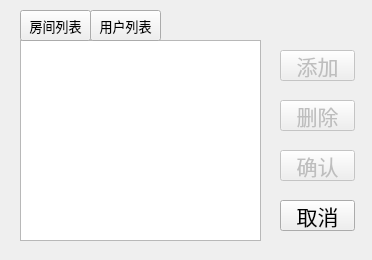
<?xml version="1.0" encoding="UTF-8"?>
<ui version="4.0">
 <class>UserAndRoomMgrDlg</class>
 <widget class="QDialog" name="UserAndRoomMgrDlg">
  <property name="geometry">
   <rect>
    <x>0</x>
    <y>0</y>
    <width>372</width>
    <height>260</height>
   </rect>
  </property>
  <property name="font">
   <font>
    <family>幼圆</family>
    <pointsize>16</pointsize>
   </font>
  </property>
  <property name="windowTitle">
   <string>设置</string>
  </property>
  <property name="windowIcon">
   <iconset resource="res/navigationbar.qrc">
    <normaloff>:/navigationbar/设置.png</normaloff>:/navigationbar/设置.png</iconset>
  </property>
  <widget class="QPushButton" name="pushButtonAdd">
   <property name="enabled">
    <bool>false</bool>
   </property>
   <property name="geometry">
    <rect>
     <x>280</x>
     <y>50</y>
     <width>75</width>
     <height>31</height>
    </rect>
   </property>
   <property name="text">
    <string>添加</string>
   </property>
  </widget>
  <widget class="QPushButton" name="pushButtonDel">
   <property name="enabled">
    <bool>false</bool>
   </property>
   <property name="geometry">
    <rect>
     <x>280</x>
     <y>100</y>
     <width>75</width>
     <height>31</height>
    </rect>
   </property>
   <property name="text">
    <string>删除</string>
   </property>
  </widget>
  <widget class="QPushButton" name="pushButtonOk">
   <property name="enabled">
    <bool>false</bool>
   </property>
   <property name="geometry">
    <rect>
     <x>280</x>
     <y>150</y>
     <width>75</width>
     <height>31</height>
    </rect>
   </property>
   <property name="text">
    <string>确认</string>
   </property>
  </widget>
  <widget class="QPushButton" name="pushButtonCancel">
   <property name="geometry">
    <rect>
     <x>280</x>
     <y>200</y>
     <width>75</width>
     <height>31</height>
    </rect>
   </property>
   <property name="text">
    <string>取消</string>
   </property>
  </widget>
  <widget class="QTreeView" name="treeView">
   <property name="geometry">
    <rect>
     <x>20</x>
     <y>40</y>
     <width>241</width>
     <height>201</height>
    </rect>
   </property>
  </widget>
  <widget class="QPushButton" name="pushButtonUser">
   <property name="geometry">
    <rect>
     <x>90</x>
     <y>10</y>
     <width>71</width>
     <height>31</height>
    </rect>
   </property>
   <property name="font">
    <font>
     <family>幼圆</family>
     <pointsize>10</pointsize>
    </font>
   </property>
   <property name="text">
    <string>用户列表</string>
   </property>
   <property name="flat">
    <bool>false</bool>
   </property>
  </widget>
  <widget class="QPushButton" name="pushButtonRoom">
   <property name="geometry">
    <rect>
     <x>20</x>
     <y>10</y>
     <width>71</width>
     <height>31</height>
    </rect>
   </property>
   <property name="font">
    <font>
     <family>幼圆</family>
     <pointsize>10</pointsize>
    </font>
   </property>
   <property name="text">
    <string>房间列表</string>
   </property>
   <property name="flat">
    <bool>false</bool>
   </property>
  </widget>
 </widget>
 <resources>
  <include location="res/navigationbar.qrc"/>
 </resources>
 <connections/>
</ui>
